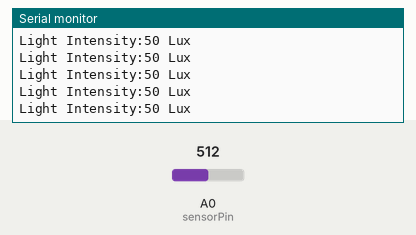
Simulated run of this sketch. Board: Arduino Uno, built with avr-gcc and run on an emulated ATmega328P. Shown: the last lines printed to the serial monitor. The test bench sets the inputs (shaded band); at power-on: A0 (sensorPin) = 512.

Above: at 1.2 s.
1.3 s: A0 (sensorPin) set to 716
At 1.31 s:
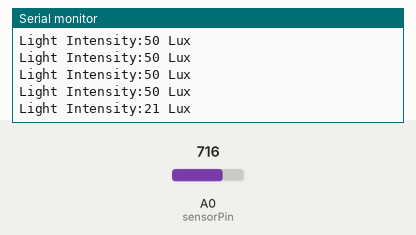
2.8 s: A0 (sensorPin) set to 900
At 2.82 s:
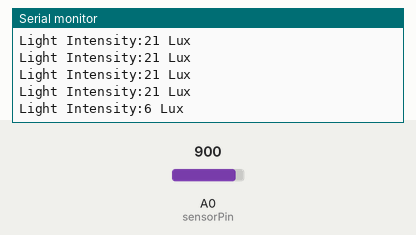
Timing chart, 0 to 5.8 s (numbered marks = the images above; inputs shaded):
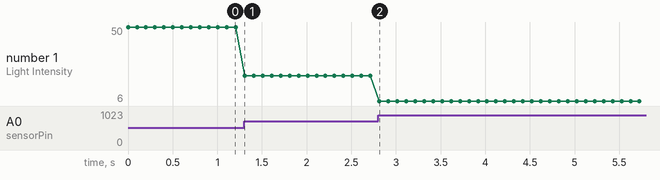

The sketch:

ldr.ino
```cpp
int sensorPin = A0; // select the input pin for LDR

double Light(int raw_data)
{  double Vout=raw_data*0.0048828125;
  //int lux=500/(10*((5-Vout)/Vout));//use this equation if the LDR is in the upper part of the divider
  int lux=(2500/Vout-500)/10;
  return lux;
}
void setup() {
Serial.begin(9600); //sets serial port for communication
}
void loop() {
  Serial.print("Light Intensity:");
  Serial.print(int(Light(analogRead(sensorPin))));
  Serial.println(" Lux");
  delay(100);

}
```

Measured:
- after the input at 1.3 s, the serial monitor: prints a new line at once (image 1)
- after the input at 2.8 s, the serial monitor: prints a new line at once (image 2)
- plotted number 1: 50 → 21 after the input at 1.3 s, 21 → 6 after the input at 2.8 s
